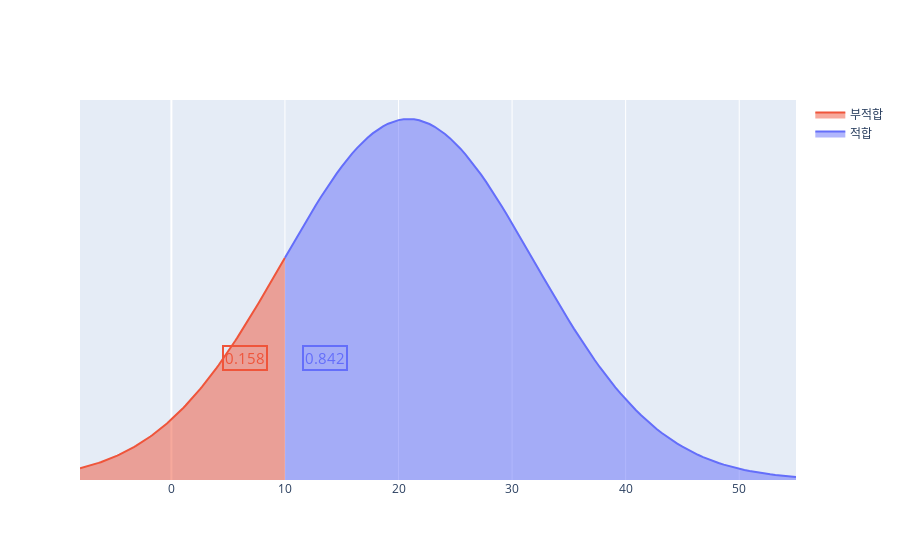

Notebook cell for this chart:
### Code cell
pm25_pro,pm25_pro_negative = cal_norm(df_air_pollution['pm25Value'].mean(),df_air_pollution['pm25Value'].std(),
df_air_pollution['pm25Value'].min(),df_air_pollution['pm25Value'].max(),pm25_standard,False)
pm25_pro
